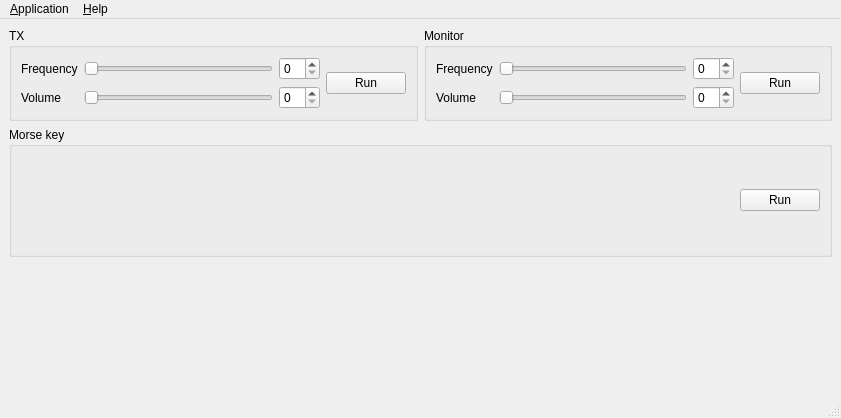
<?xml version="1.0" encoding="UTF-8"?>
<ui version="4.0">
 <class>Main</class>
 <widget class="QMainWindow" name="mainWindow">
  <property name="geometry">
   <rect>
    <x>0</x>
    <y>0</y>
    <width>841</width>
    <height>418</height>
   </rect>
  </property>
  <property name="windowTitle">
   <string>MainWindow</string>
  </property>
  <widget class="QWidget" name="centralwidget">
   <layout class="QGridLayout" name="gridLayout_3">
    <item row="0" column="1">
     <widget class="QGroupBox" name="monitorGroupbox">
      <property name="title">
       <string>Monitor</string>
      </property>
      <layout class="QGridLayout" name="gridLayout_2">
       <item row="0" column="0">
        <widget class="QLabel" name="monitorFrequencyLabel">
         <property name="text">
          <string>Frequency</string>
         </property>
        </widget>
       </item>
       <item row="0" column="1">
        <widget class="QSlider" name="monitorFrequencySlider">
         <property name="orientation">
          <enum>Qt::Orientation::Horizontal</enum>
         </property>
        </widget>
       </item>
       <item row="0" column="2">
        <widget class="QSpinBox" name="monitorFrequencyValue"/>
       </item>
       <item row="1" column="0">
        <widget class="QLabel" name="monitorVolumeLabel">
         <property name="text">
          <string>Volume</string>
         </property>
        </widget>
       </item>
       <item row="1" column="1">
        <widget class="QSlider" name="monitorVolumeSlider">
         <property name="orientation">
          <enum>Qt::Orientation::Horizontal</enum>
         </property>
        </widget>
       </item>
       <item row="1" column="2">
        <widget class="QSpinBox" name="monitorVolumeValue"/>
       </item>
       <item row="0" column="3" rowspan="2">
        <widget class="QPushButton" name="monitorRunButton">
         <property name="text">
          <string>Run</string>
         </property>
         <property name="checkable">
          <bool>true</bool>
         </property>
        </widget>
       </item>
      </layout>
     </widget>
    </item>
    <item row="0" column="0">
     <widget class="QGroupBox" name="txGroupbox">
      <property name="title">
       <string>TX</string>
      </property>
      <layout class="QGridLayout" name="gridLayout">
       <item row="0" column="0">
        <widget class="QLabel" name="txFrequencyLabel">
         <property name="text">
          <string>Frequency</string>
         </property>
        </widget>
       </item>
       <item row="0" column="1">
        <widget class="QSlider" name="txFrequencySlider">
         <property name="orientation">
          <enum>Qt::Orientation::Horizontal</enum>
         </property>
        </widget>
       </item>
       <item row="0" column="2">
        <widget class="QSpinBox" name="txFrequencyValue"/>
       </item>
       <item row="1" column="0">
        <widget class="QLabel" name="txVolumeLabel">
         <property name="text">
          <string>Volume</string>
         </property>
        </widget>
       </item>
       <item row="1" column="1">
        <widget class="QSlider" name="txVolumeSlider">
         <property name="orientation">
          <enum>Qt::Orientation::Horizontal</enum>
         </property>
        </widget>
       </item>
       <item row="1" column="2">
        <widget class="QSpinBox" name="txVolumeValue"/>
       </item>
       <item row="0" column="3" rowspan="2">
        <widget class="QPushButton" name="txRunButton">
         <property name="text">
          <string>Run</string>
         </property>
         <property name="checkable">
          <bool>true</bool>
         </property>
         <property name="checked">
          <bool>false</bool>
         </property>
        </widget>
       </item>
      </layout>
     </widget>
    </item>
    <item row="2" column="0">
     <spacer name="verticalSpacer">
      <property name="orientation">
       <enum>Qt::Orientation::Vertical</enum>
      </property>
      <property name="sizeHint" stdset="0">
       <size>
        <width>20</width>
        <height>8</height>
       </size>
      </property>
     </spacer>
    </item>
    <item row="1" column="0" colspan="2">
     <widget class="QGroupBox" name="morseGroupbox">
      <property name="title">
       <string>Morse key</string>
      </property>
      <layout class="QGridLayout" name="gridLayout_4" columnstretch="0,1,0">
       <item row="0" column="0">
        <widget class="QLabel" name="morseKeyState">
         <property name="minimumSize">
          <size>
           <width>32</width>
           <height>32</height>
          </size>
         </property>
         <property name="text">
          <string/>
         </property>
        </widget>
       </item>
       <item row="0" column="2">
        <widget class="QPushButton" name="morseRunButton">
         <property name="text">
          <string>Run</string>
         </property>
         <property name="checkable">
          <bool>true</bool>
         </property>
        </widget>
       </item>
       <item row="0" column="1">
        <widget class="QStackedWidget" name="morseStripWidget" native="true"/>
       </item>
      </layout>
     </widget>
    </item>
   </layout>
  </widget>
  <widget class="QMenuBar" name="menubar">
   <property name="geometry">
    <rect>
     <x>0</x>
     <y>0</y>
     <width>841</width>
     <height>29</height>
    </rect>
   </property>
   <widget class="QMenu" name="menuApplication">
    <property name="title">
     <string>&amp;Application</string>
    </property>
    <addaction name="actionConfig"/>
    <addaction name="separator"/>
    <addaction name="actionExit"/>
   </widget>
   <widget class="QMenu" name="menuHelp">
    <property name="title">
     <string>&amp;Help</string>
    </property>
    <addaction name="actionAbout"/>
   </widget>
   <addaction name="menuApplication"/>
   <addaction name="menuHelp"/>
  </widget>
  <widget class="QStatusBar" name="statusbar"/>
  <action name="actionExit">
   <property name="text">
    <string>E&amp;xit</string>
   </property>
  </action>
  <action name="actionConfig">
   <property name="text">
    <string>&amp;Config</string>
   </property>
   <property name="shortcut">
    <string>F6</string>
   </property>
  </action>
  <action name="actionAbout">
   <property name="text">
    <string>A&amp;bout</string>
   </property>
   <property name="shortcut">
    <string>F1</string>
   </property>
  </action>
 </widget>
 <resources/>
 <connections/>
</ui>
